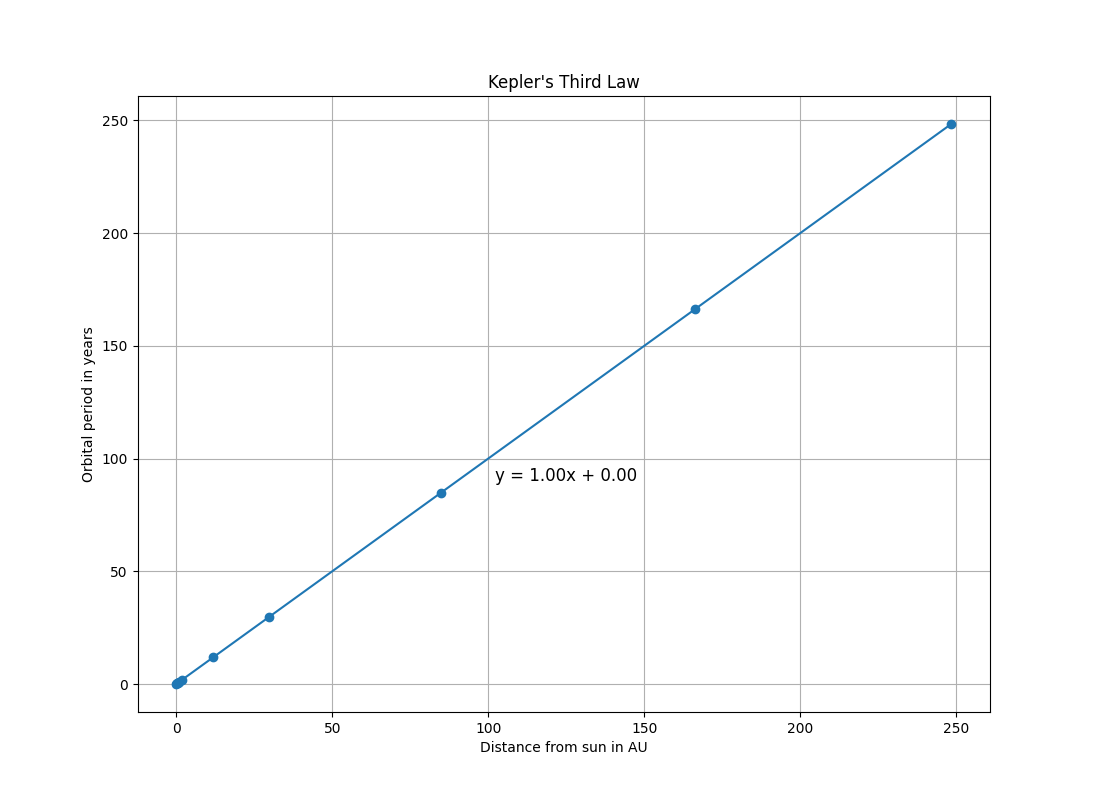

Python code for this plot:
from kivy.uix.button import Button
from kivy.uix.image import Image
import pandas as pd
import matplotlib.pyplot as plt
from kivy.uix.label import Label
from kivy.uix.relativelayout import RelativeLayout
from kivy.core.window import Window
from kivy.utils import platform
import main as m
import numpy as np


class TaskOneScreen(RelativeLayout):

    def __init__(self, **kwargs):
        super(TaskOneScreen, self).__init__(**kwargs)
        self.file_planets = pd.read_excel("planets.xlsx")
        self.orientation = 'horizontal'
        if platform == 'android' or platform == 'ios':
            Window.maximize()
        else:
            Window.size = (1500, 540)
        self.create_screen()

    def create_screen(self):
        width, height = Window.system_size
        plt.style.use("default")
        x_axis = self.file_planets["a"] ** 1.5
        y_axis = self.file_planets["P"]
        plt.figure(figsize=(11, 8))
        gradient, intercept = np.polyfit(x_axis, y_axis, 1)
        plt.plot(x_axis, y_axis, marker='o', linestyle='-')
        equation_text = f"y = {gradient:.2f}x + {intercept*-1:.2f}"
        plt.text(102, 90, equation_text, fontsize=12, color='black')
        plt.xlabel('Distance from sun in AU')
        plt.ylabel('Orbital period in years')
        plt.title("Kepler's Third Law")
        plt.grid(True)
        plt.savefig('task1.png')
        plt.close()

        title_text = "Task 1: Proving Kepler's Third Law"
        title = Label(text=title_text, font_size=60, padding=(10, 10), halign="center", valign='center')
        title.pos = (0, 4*height/5)
        self.add_widget(title)

        image = Image(source='task1.png')
        image.pos = (-width/4, -height/6)
        self.add_widget(image)

        text = """As you can see, the
line of best fit to 2
decimal places has
a gradient of 1.00
and no y-intercept.

This means that the
distance from the sun
in AU to the power of
1.5 is equal to the
orbital period in years,
which proves Kepler's
Third Law."""
        label = Label(text=text, font_size=30, padding=(10, 10), halign='left', valign='middle')
        label.pos = (500, 0)
        self.add_widget(label)

        button = Button(text='Go back', padding=(10, 10), size_hint=(39/160, 1/40), halign="center", valign="middle")
        button.pos = (0, 0)
        button.bind(on_release=self.home_screen)
        self.add_widget(button)

    def home_screen(self, instance):
        self.clear_widgets()
        self.add_widget(m.MainScreen())